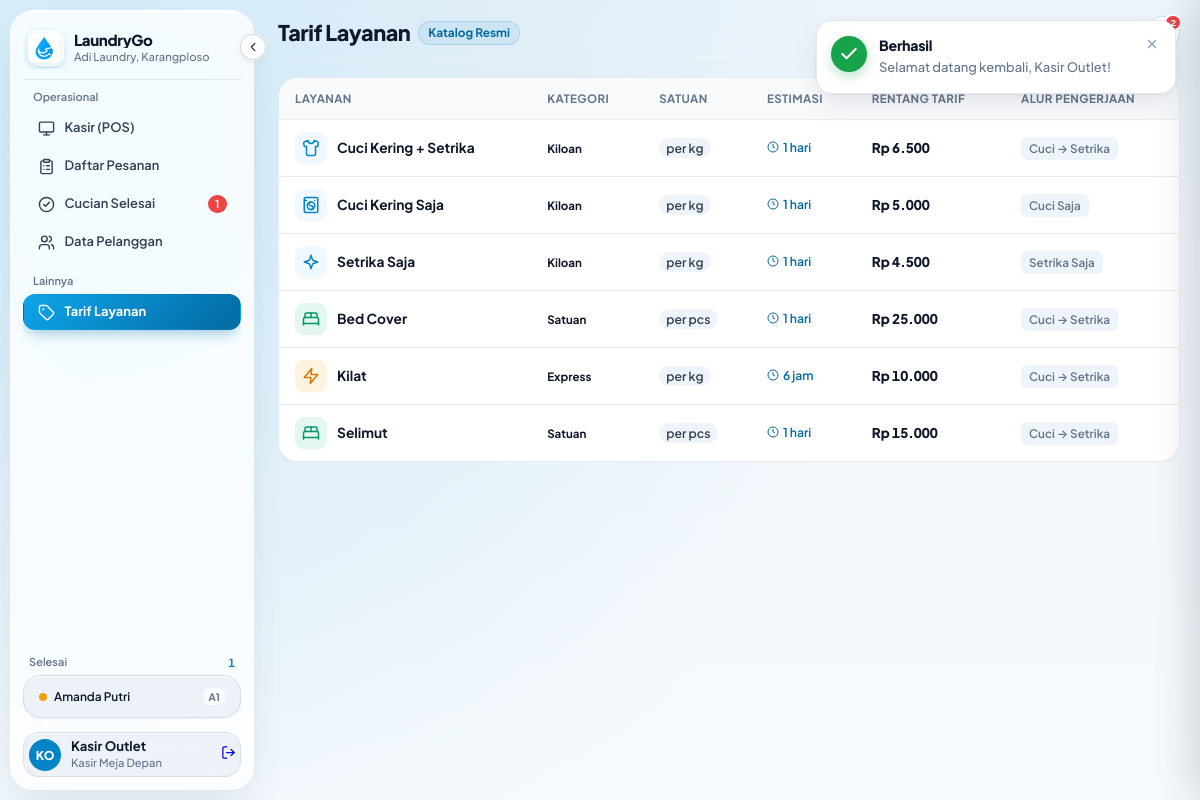
/index.php?page=layanan (signed in), run on the app's committed database.
### tables this page shows
CREATE TABLE IF NOT EXISTS `pesanan` (
    `id_pesanan` VARCHAR(20) PRIMARY KEY,
    `tanggal_masuk` DATETIME DEFAULT CURRENT_TIMESTAMP,
    `tanggal_keluar` DATETIME,
    `status_cucian` VARCHAR(30) DEFAULT 'Antrean',
    `total_harga` DECIMAL(12, 2) NOT NULL,
    `status_pembayaran` VARCHAR(30) DEFAULT 'Belum Lunas',
    `lokasi_rak` VARCHAR(30),
    `catatan_khusus` TEXT,
    `is_kilat` TINYINT(1) DEFAULT 0,
    `id_pelanggan` VARCHAR(10) NOT NULL,
    `id_anggota` VARCHAR(10),
    CONSTRAINT `fk_pesanan_pelanggan` FOREIGN KEY (`id_pelanggan`) REFERENCES `pelanggan`(`id_pelanggan`) ON UPDATE CASCADE,
    CONSTRAINT `fk_pesanan_anggota` FOREIGN KEY (`id_anggota`) REFERENCES `anggota`(`id_anggota`) ON UPDATE CASCADE ON DELETE SET NULL
);

CREATE TABLE IF NOT EXISTS `pelanggan` (
    `id_pelanggan` VARCHAR(10) PRIMARY KEY,
    `nama_pelanggan` VARCHAR(100) NOT NULL,
    `no_telepon` VARCHAR(20) NOT NULL,
    `alamat` TEXT
);

CREATE TABLE IF NOT EXISTS `layanan` (
    `id_layanan` VARCHAR(10) PRIMARY KEY,
    `nama_layanan` VARCHAR(100) NOT NULL,
    `harga` DECIMAL(12, 2) NOT NULL,
    `estimasi_waktu` INT DEFAULT 24,
    `satuan` VARCHAR(20) DEFAULT 'kg',
    `status_aktif` TINYINT DEFAULT 1,
    `id_kategori` VARCHAR(10) NOT NULL,
    CONSTRAINT `fk_layanan_kategori` FOREIGN KEY (`id_kategori`) REFERENCES `kategori_layanan`(`id_kategori`) ON UPDATE CASCADE
);

CREATE TABLE IF NOT EXISTS `kategori_layanan` (
    `id_kategori` VARCHAR(10) PRIMARY KEY,
    `nama_kategori` VARCHAR(50) NOT NULL,
    `deskripsi` VARCHAR(255),
    `status_aktif` TINYINT DEFAULT 1
);

### app/Views/layanan/index.php (the view, shortened to what the rows shown need)
<?php
if (!function_exists('getLayananLucideSvg')) {
    function getLayananLucideSvg($name, $size = 16) {
        $n = strtolower($name);
        if (str_contains($n, 'bed cover') || str_contains($n, 'selimut') || str_contains($n, 'sprei')) {
            return '<svg width="'.$size.'" height="'.$size.'" viewBox="0 0 24 24" fill="none" stroke="currentColor" stroke-width="2" stroke-linecap="round" stroke-linejoin="round"><path d="M2 20v-8a2 2 0 0 1 2-2h16a2 2 0 0 1 2 2v8"/><path d="M4 10V6a2 2 0 0 1 2-2h12a2 2 0 0 1 2 2v4"/><path d="M12 4v6"/><path d="M2 18h20"/></svg>';
        }
        if (str_contains($n, 'kilat') || str_contains($n, 'express')) {
            return '<svg width="'.$size.'" height="'.$size.'" viewBox="0 0 24 24" fill="none" stroke="currentColor" stroke-width="2" stroke-linecap="round" stroke-linejoin="round"><polygon points="13 2 3 14 12 14 11 22 21 10 12 10 13 2"/></svg>';
        }
        if (str_contains($n, 'setrika') && !str_contains($n, 'cuci')) {
            return '<svg width="'.$size.'" height="'.$size.'" viewBox="0 0 24 24" fill="none" stroke="currentColor" stroke-width="2" stroke-linecap="round" stroke-linejoin="round"><path d="m12 3-1.912 5.813a2 2 0 0 1-1.275 1.275L3 12l5.813 1.912a2 2 0 0 1 1.275 1.275L12 21l1.912-5.813a2 2 0 0 1 1.275-1.275L21 12l-5.813-1.912a2 2 0 0 1-1.275-1.275L12 3Z"/></svg>';
        }
        if (str_contains($n, 'kering saja') || (str_contains($n, 'cuci') && !str_contains($n, 'setrika'))) {
            return '<svg width="'.$size.'" height="'.$size.'" viewBox="0 0 24 24" fill="none" stroke="currentColor" stroke-width="2" stroke-linecap="round" stroke-linejoin="round"><path d="M3 6h3"/><path d="M17 6h.01"/><rect width="18" height="20" x="3" y="2" rx="2"/><circle cx="12" cy="13" r="5"/><path d="M12 18a2.5 2.5 0 0 0 0-5 2.5 2.5 0 0 1 0-5"/></svg>';
        }
        return '<svg width="'.$size.'" height="'.$size.'" viewBox="0 0 24 24" fill="none" stroke="currentColor" stroke-width="2" stroke-linecap="round" stroke-linejoin="round"><path d="M20.38 3.46 16 2a4 4 0 0 1-8 0L3.62 3.46a2 2 0 0 0-1.34 2.23l.58 3.47a1 1 0 0 0 .99.84H6v10c0 1.1.9 2 2 2h8a2 2 0 0 0 2-2V10h2.15a1 1 0 0 0 .99-.84l.58-3.47a2 2 0 0 0-1.34-2.23z"/></svg>';
    }
}
?>
<?php if (\App\Core\Auth::isKasir()): ?>
    <div class="page-sheet-container is-orders-page" style="display: flex; flex-direction: column; gap: 14px;">
        <div class="selesai-header-bar">
            <div class="selesai-title-group">
                <h2 class="selesai-page-title">Tarif Layanan</h2>
            </div>
        </div>
        <div class="modern-table-card">
            <table class="modern-table">
                <thead>
                    <tr>
                        <th>Layanan</th>
                        <th>Kategori</th>
                        <th>Satuan</th>
                        <th>Estimasi</th>
                        <th>Rentang Tarif</th>
                        <th>Alur Pengerjaan</th>
                    </tr>
                </thead>
                <tbody>
                    <?php foreach ($layanan as $srv):
                        $kat = $srv['nama_kategori'] ?? 'Kiloan';
                        $catBadgeClass = 'is-info';
                        $iconBg = 'var(--primary-subtle)';
                        $iconColor = 'var(--primary)';
                        if (stripos($kat, 'Kilat') !== false || stripos($srv['nama_layanan'], 'Kilat') !== false) {
                            $catBadgeClass = 'is-warn';
                            $iconBg = 'rgba(245, 158, 11, 0.12)';
                            $iconColor = '#D97706';
                        } elseif (stripos($kat, 'Satuan') !== false) {
                            $catBadgeClass = 'is-success';
                            $iconBg = 'rgba(16, 185, 129, 0.12)';
                            $iconColor = '#059669';
                        }
                        $satuan = $srv['satuan'] ?? 'kg';
                        $estHours = (int)($srv['estimasi_waktu'] ?? 24);
                        $estText = $estHours <= 6 ? "{$estHours} jam" : (ceil($estHours / 24) . " hari");
                        $workflowText = (stripos($srv['nama_layanan'], 'Setrika') !== false && stripos($srv['nama_layanan'], 'Cuci') === false)
                            ? 'Setrika Saja'
                            : ((stripos($srv['nama_layanan'], 'Cuci Kering Saja') !== false) ? 'Cuci Saja' : 'Cuci &rarr; Setrika');
                    ?>
                        <tr>
                            <td>
                                <div style="display: flex; align-items: center; gap: 10px;">
                                    <span style="width: 32px; height: 32px; border-radius: 9px; background: <?= $iconBg ?>; color: <?= $iconColor ?>; display: inline-flex; align-items: center; justify-content: center; flex-shrink: 0; box-shadow: 0 1px 2px rgba(0,0,0,0.03);">
                                        <?= getLayananLucideSvg($srv['nama_layanan'], 18) ?>
                                    </span>
                                    <strong style="color: var(--ink); font-size: 0.86rem;"><?= htmlspecialchars($srv['nama_layanan']) ?></strong>
                                </div>
                            </td>
                            <td>
                                <span class="semantic-pill <?= $catBadgeClass ?>" style="font-weight: 700; font-size: 0.72rem;">
                                    <?= htmlspecialchars($kat) ?>
                                </span>
                            </td>
                            <td>
                                <span style="font-size: 0.77rem; font-weight: 600; color: var(--ink-secondary); background: var(--surface-subtle); padding: 2px 7px; border-radius: var(--radius-pill);">
                                    per <?= htmlspecialchars($satuan) ?>
                                </span>
                            </td>
                            <td>
                                <span style="display: inline-flex; align-items: center; gap: 4px; font-size: 0.76rem; font-weight: 600; color: #0369A1;">
                                    <svg width="12" height="12" viewBox="0 0 24 24" fill="none" stroke="currentColor" stroke-width="2"><circle cx="12" cy="12" r="10"/><polyline points="12 6 12 12 16 14"/></svg>
                                    <span><?= htmlspecialchars($estText) ?></span>
                                </span>
                            </td>
                            <td>
                                <span class="num-tabular" style="font-weight: 800; font-size: 0.84rem; color: var(--ink);">
                                    <?= \App\Core\Helper::rupiah($srv['harga']) ?>
                                </span>
                            </td>
                            <td>
                                <span style="display: inline-flex; align-items: center; gap: 4px; font-size: 0.73rem; font-weight: 600; color: var(--ink-muted); background: var(--surface-subtle); padding: 3px 8px; border-radius: 6px;">
                                    <?= $workflowText ?>
                                </span>
                            </td>
                        </tr>
                    <?php endforeach; ?>
                </tbody>
            </table>
        </div>
    </div>
<?php endif; ?>

### app/Views/layouts/sidebar.php (shortened to what the rows shown need)
<aside class="app-sidebar <?= (!empty($_GET['collapsed'])) ? 'is-collapsed' : '' ?>" id="appSidebar">
        <?php include __DIR__ . '/../partials/sidebar_nav_links.php'; ?>
    <div class="sidebar-footer-stack">
        <?php if ($isKasir): ?>
            <div id="sidebar-completed-section" style="margin-bottom: 8px;">
                <div class="sidebar-inset-card" id="sidebar-completed-box">
                    <?php
                    $activeInRak = \App\Models\Pesanan::getSiapAmbil(null, 'aktif');
                    $displayList = array_slice($activeInRak, 0, 3);
                    if (empty($displayList)):
                    ?>
                        <div style="font-size: 0.72rem; color: #94A3B8; padding: 6px 8px; text-align: center;">Tidak ada cucian di rak</div>
                    <?php else: ?>
                        <?php foreach ($displayList as $idx => $item):
                            $dotColor = ($idx % 2 === 0) ? '#f59e0b' : '#10b981';
                            $pelangganNama = $item['nama_pelanggan'] ?? 'Pelanggan';
                            $rakInfo = $item['lokasi_rak'] ?: 'Rak';
                        ?>
                            <a href="<?= \App\Core\Helper::url('pesanan', ['action' => 'selesai']) ?>" class="sidebar-completed-row" style="text-decoration: none !important;">
                                <span class="completed-dot-indicator" style="background: <?= $dotColor ?>;"></span>
                                <span class="sidebar-completed-name" style="text-decoration: none !important;"><?= htmlspecialchars($pelangganNama) ?></span>
                                <span class="sidebar-completed-rack" style="text-decoration: none !important;"><?= htmlspecialchars($rakInfo) ?></span>
                            </a>
                        <?php endforeach; ?>
                    <?php endif; ?>
                </div>
            </div>
        <?php endif; ?>
    </div>
</aside>

### data on the page
pesanan: id_pelanggan.nama_pelanggan "Amanda Putri", lokasi_rak "A1"
layanan: nama_layanan "Cuci Kering + Setrika", id_kategori.nama_kategori "Kiloan", satuan "kg", estimasi_waktu "1 hari", harga "Rp 6.500", nama_layanan "Cuci → Setrika"
layanan: nama_layanan "Cuci Kering Saja", id_kategori.nama_kategori "Kiloan", satuan "kg", estimasi_waktu "1 hari", harga "Rp 5.000", nama_layanan "Cuci Saja"
layanan: nama_layanan "Setrika Saja", id_kategori.nama_kategori "Kiloan", satuan "kg", estimasi_waktu "1 hari", harga "Rp 4.500"
layanan: nama_layanan "Bed Cover", id_kategori.nama_kategori "Satuan", satuan "pcs", estimasi_waktu "1 hari", harga "Rp 25.000", nama_layanan "Cuci → Setrika"
layanan: nama_layanan "Kilat", id_kategori.nama_kategori "Express", satuan "kg", estimasi_waktu "6 jam", harga "Rp 10.000", nama_layanan "Cuci → Setrika"
layanan: nama_layanan "Selimut", id_kategori.nama_kategori "Satuan", satuan "pcs", estimasi_waktu "1 hari", harga "Rp 15.000", nama_layanan "Cuci → Setrika"

### other printed values
$meta['title'] "Berhasil"
$msg "Selamat datang kembali, Kasir Outlet!"
$totalSiapCount "1"
$initials "KO"
$nama "Kasir Outlet"
$roleTitle "Kasir Meja Depan"
$notifCount "2"
